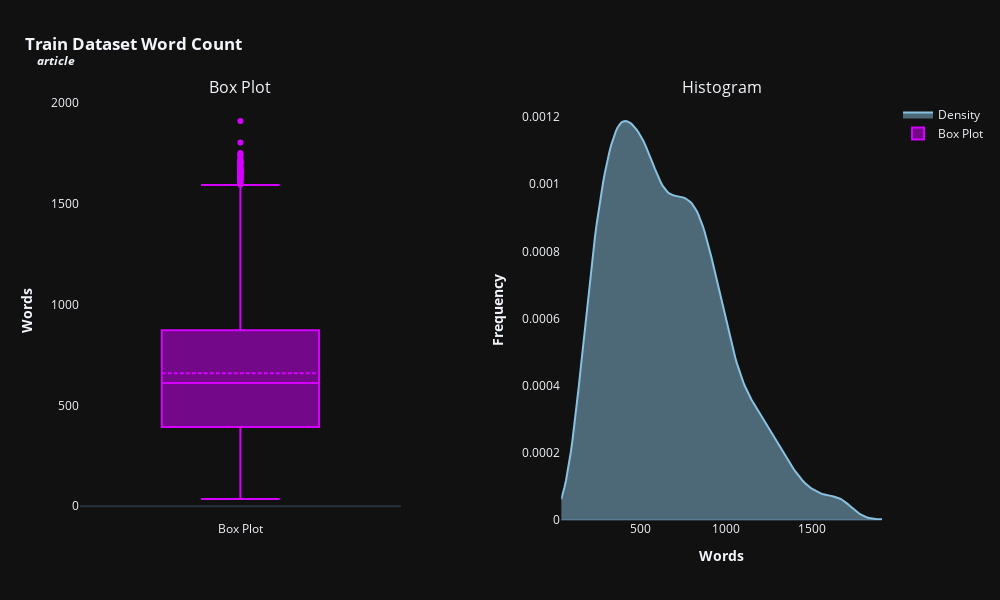
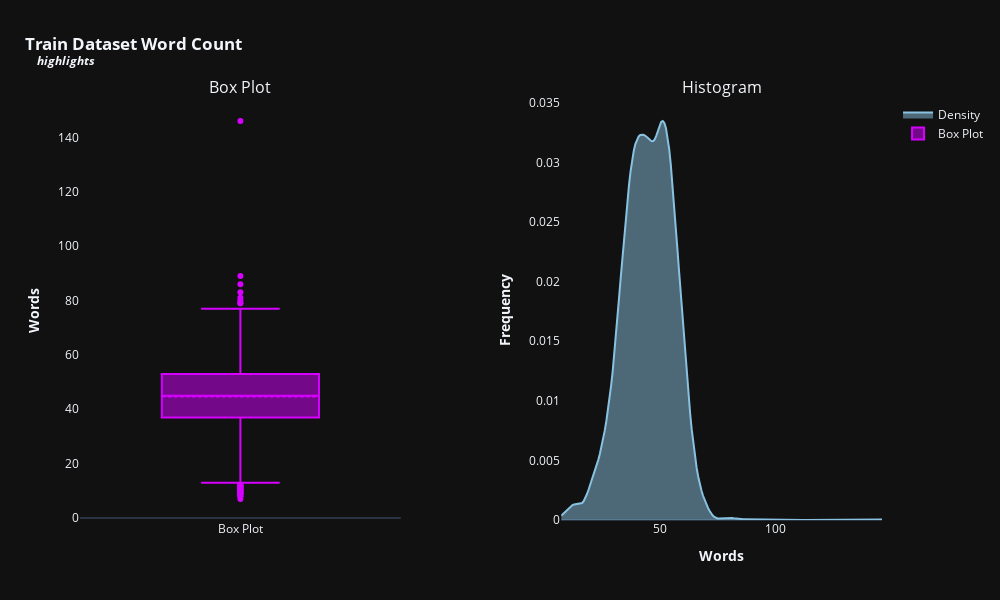

Notebook cell for these charts, in order:
### Code cell
df_text_lenght = pd.DataFrame() # Creating an empty dataframe
for feat in categorical_features: # Iterating through features --> Dialogue & Summary
    df_text_lenght[feat] = train_all[feat].apply(lambda x: len(str(x).split())) #  Counting words for each feature

# Plotting histogram-boxplot
histogram_boxplot(df_text_lenght,'#89c2e0', '#d500ff', 600, 1000, True, 'Train Dataset')

### Figure 1 — Plotly figure (JSON) as saved in the notebook; plotly's stock layout.template omitted (floating-point values rounded to 4 significant figures; data arrays with more than 128 entries replaced by an {"elided": "..."} marker saying what was removed)
{"data": [{"fill": "tozeroy", "line": {"color": "#89c2e0"}, "mode": "lines", "name": "Density", "type": "scatter", "x": {"elided": "200 float values"}, "xaxis": "x2", "y": {"elided": "200 float values"}, "yaxis": "y2"}, {"boxmean": true, "line": {"color": "#d500ff"}, "name": "Box Plot", "type": "box", "xaxis": "x", "y": {"elided": "4785 int values"}, "yaxis": "y"}], "layout": {"annotations": [{"font": {"size": 16}, "showarrow": false, "text": "Box Plot", "x": 0.2, "xanchor": "center", "xref": "paper", "y": 1, "yanchor": "bottom", "yref": "paper"}, {"font": {"size": 16}, "showarrow": false, "text": "Histogram", "x": 0.8, "xanchor": "center", "xref": "paper", "y": 1, "yanchor": "bottom", "yref": "paper"}], "height": 600, "margin": {"t": 100}, "showlegend": true, "title": {"text": "<b>Train Dataset Word Count<br><sup><i>&nbsp;&nbsp;&nbsp;&nbsp;article</i></sup></b>", "x": 0.025, "xanchor": "left"}, "width": 1000, "xaxis": {"anchor": "y", "domain": [0, 0.4], "showgrid": false, "title": {"text": ""}}, "xaxis2": {"anchor": "y2", "domain": [0.6, 1], "showgrid": false, "title": {"text": "<b>Words</b>"}}, "yaxis": {"anchor": "x", "domain": [0, 1], "showgrid": false, "title": {"text": "<b>Words</b>"}}, "yaxis2": {"anchor": "x2", "domain": [0, 1], "showgrid": false, "title": {"text": "<b>Frequency</b>"}}}}

### Figure 2 — Plotly figure (JSON) as saved in the notebook; plotly's stock layout.template omitted (floating-point values rounded to 4 significant figures; data arrays with more than 128 entries replaced by an {"elided": "..."} marker saying what was removed)
{"data": [{"fill": "tozeroy", "line": {"color": "#89c2e0"}, "mode": "lines", "name": "Density", "type": "scatter", "x": {"elided": "200 float values"}, "xaxis": "x2", "y": {"elided": "200 float values"}, "yaxis": "y2"}, {"boxmean": true, "line": {"color": "#d500ff"}, "name": "Box Plot", "type": "box", "xaxis": "x", "y": {"elided": "4785 int values"}, "yaxis": "y"}], "layout": {"annotations": [{"font": {"size": 16}, "showarrow": false, "text": "Box Plot", "x": 0.2, "xanchor": "center", "xref": "paper", "y": 1, "yanchor": "bottom", "yref": "paper"}, {"font": {"size": 16}, "showarrow": false, "text": "Histogram", "x": 0.8, "xanchor": "center", "xref": "paper", "y": 1, "yanchor": "bottom", "yref": "paper"}], "height": 600, "margin": {"t": 100}, "showlegend": true, "title": {"text": "<b>Train Dataset Word Count<br><sup><i>&nbsp;&nbsp;&nbsp;&nbsp;highlights</i></sup></b>", "x": 0.025, "xanchor": "left"}, "width": 1000, "xaxis": {"anchor": "y", "domain": [0, 0.4], "showgrid": false, "title": {"text": ""}}, "xaxis2": {"anchor": "y2", "domain": [0.6, 1], "showgrid": false, "title": {"text": "<b>Words</b>"}}, "yaxis": {"anchor": "x", "domain": [0, 1], "showgrid": false, "title": {"text": "<b>Words</b>"}}, "yaxis2": {"anchor": "x2", "domain": [0, 1], "showgrid": false, "title": {"text": "<b>Frequency</b>"}}}}
